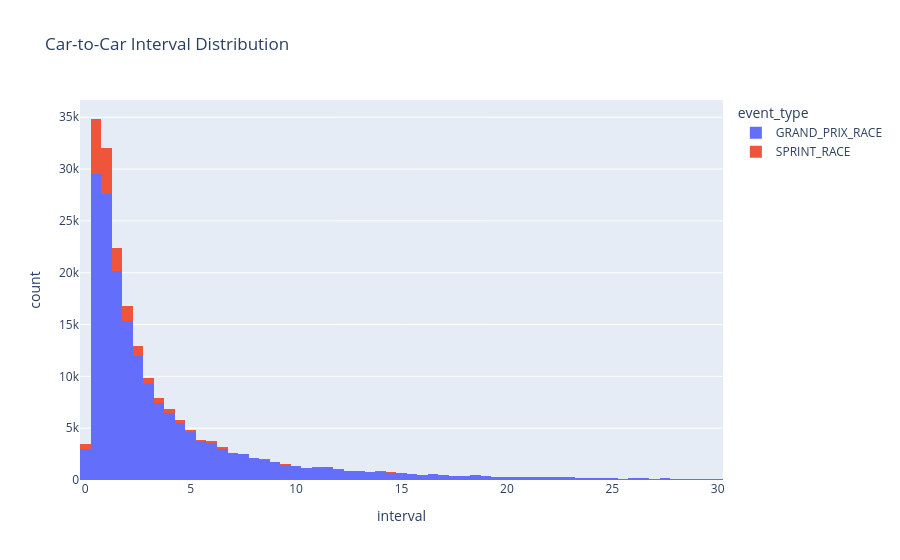

The code cell stored with this chart in its notebook:
### Markdown cell above
## 1. Gap Distribution

The interval distribution separates DRS-range battles from clean-air separation. Values between roughly 0.5s and 1.5s are treated as potential DRS-train conditions, not exact FIA DRS eligibility.

### Code cell
valid_intervals = intervals[intervals["interval"].between(0, 30)].copy()
interval_stats = valid_intervals["interval"].describe(percentiles=[0.1, 0.25, 0.5, 0.75, 0.9, 0.95]).reset_index()
interval_stats.columns = ["metric", "interval_seconds"]
interval_stats.to_csv(OUTPUT_TABLES / "interval_distribution_stats.csv", index=False)
display(interval_stats)

fig = px.histogram(
    valid_intervals.sample(min(200_000, len(valid_intervals)), random_state=42),
    x="interval",
    color="event_type",
    nbins=80,
    title="Car-to-Car Interval Distribution",
)
save_fig(fig, "interval_distribution")

### Figure 1 — Plotly figure (JSON) as saved in the notebook; plotly's stock layout.template omitted (floating-point values rounded to 4 significant figures; data arrays with more than 128 entries replaced by an {"elided": "..."} marker saying what was removed)
{"data": [{"bingroup": "x", "hovertemplate": "event_type=GRAND_PRIX_RACE<br>interval=%{x}<br>count=%{y}<extra></extra>", "legendgroup": "GRAND_PRIX_RACE", "marker": {"color": "#636efa", "pattern": {"shape": ""}}, "name": "GRAND_PRIX_RACE", "nbinsx": 80, "orientation": "v", "showlegend": true, "type": "histogram", "x": {"elided": "182053 float values"}, "xaxis": "x", "yaxis": "y"}, {"bingroup": "x", "hovertemplate": "event_type=SPRINT_RACE<br>interval=%{x}<br>count=%{y}<extra></extra>", "legendgroup": "SPRINT_RACE", "marker": {"color": "#EF553B", "pattern": {"shape": ""}}, "name": "SPRINT_RACE", "nbinsx": 80, "orientation": "v", "showlegend": true, "type": "histogram", "x": {"elided": "17947 float values"}, "xaxis": "x", "yaxis": "y"}], "layout": {"barmode": "relative", "legend": {"title": {"text": "event_type"}, "tracegroupgap": 0}, "title": {"text": "Car-to-Car Interval Distribution"}, "xaxis": {"anchor": "y", "domain": [0.0, 1.0], "title": {"text": "interval"}}, "yaxis": {"anchor": "x", "domain": [0.0, 1.0], "title": {"text": "count"}}}}
